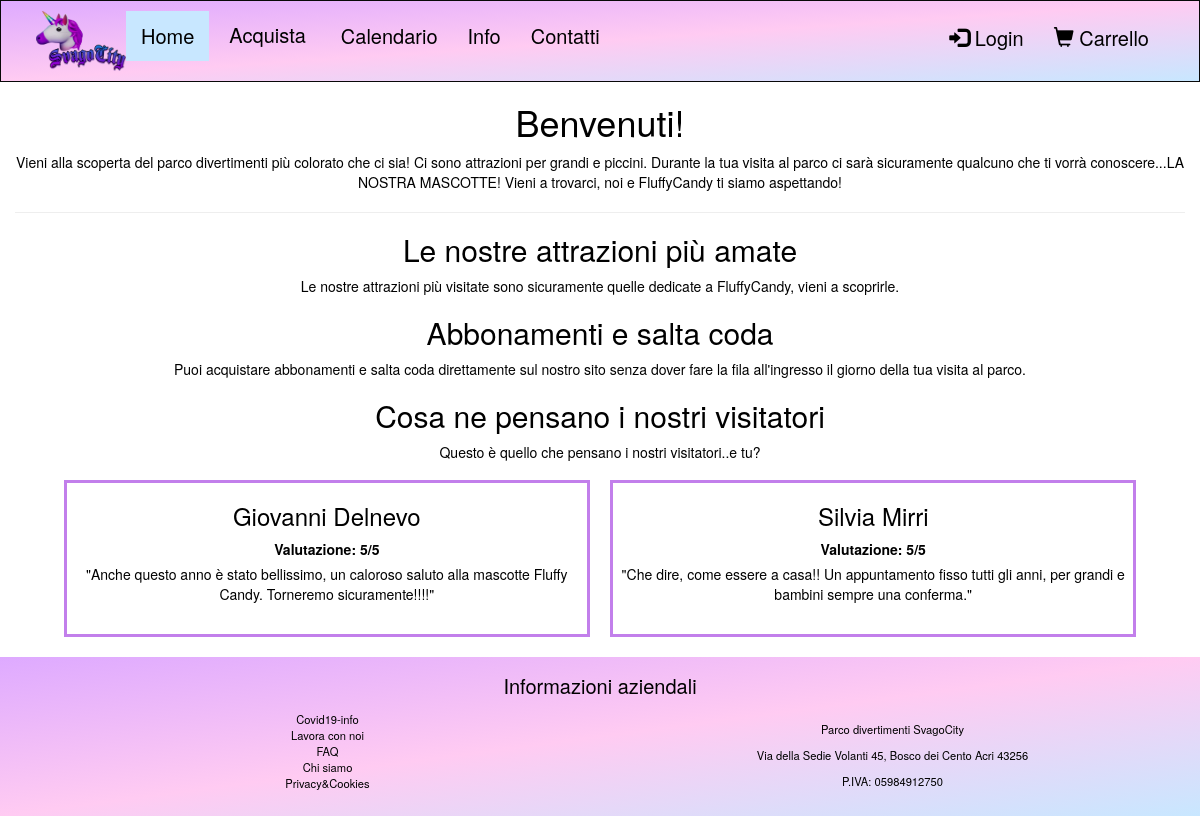
The app's page /home.php with its own data.
### tables this page shows
CREATE TABLE `cliente` (
  `idCliente` int(100) NOT NULL,
  `nomeCliente` varchar(100) NOT NULL,
  `cognomeCliente` varchar(100) NOT NULL,
  `emailCliente` varchar(100) NOT NULL,
  `passwordCliente` varchar(100) NOT NULL,
  `dataNascitaCliente` date NOT NULL,
  `indirizzoCliente` varchar(200) NOT NULL
);

CREATE TABLE `recensione` (
  `idRecensione` int(100) NOT NULL,
  `codiceCliente` int(100) NOT NULL,
  `testoRecensione` varchar(200) NOT NULL,
  `valutazione` int(5) NOT NULL
);

### home.php (called while the page is built)
<?php
    require_once("bootstrap.php");
    $templateParams["recensione"] = $dbh->getReviews(2);
    $templateParams["nome"] = "page-home.php";
    require 'template/base.php';
?>

### db/database.php (called while the page is built, shortened)
<?php
class DatabaseHelper{
    private $db;
    public function __construct($servername, $username, $password, $dbname, $port){
        $this->db = new mysqli($servername, $username, $password, $dbname, $port);
    }
    public function getReviews($n=-1){
        $query = "SELECT *
         FROM recensione ORDER BY RAND()";
        if($n > 0){
            $query .= " LIMIT ?";
        }
        $stmt = $this->db->prepare($query);
        if($n > 0){
            $stmt->bind_param('i',$n);
        }
        $stmt->execute();
        $result = $stmt->get_result();
        return $result->fetch_all(MYSQLI_ASSOC);
    }
    public function getClientById($idCliente){
        $stmt = $this->db->prepare("SELECT nomeCliente, cognomeCliente
        FROM cliente WHERE idCliente=?");
        $stmt->bind_param('i',$idCliente);
        $stmt->execute();
        $result = $stmt->get_result();
        return $result->fetch_all(MYSQLI_ASSOC);
    }
}
?>

### bootstrap.php (called while the page is built, shortened)
<?php
    require_once("db/database.php");
    $dbh = new DatabaseHelper("localhost", "root", "", "svagocity", 3306);
    require_once("utils/functions.php")
?>

### template/page-home.php (the view)
<div class="container-fluid text-center">
      <div class=" text-center">
        <h1>Benvenuti!</h1>
        <p>Vieni alla scoperta del parco divertimenti più colorato che ci sia! Ci sono attrazioni per grandi e piccini. Durante la tua visita al parco ci sarà sicuramente qualcuno che ti vorrà conoscere...LA NOSTRA MASCOTTE! Vieni a trovarci, noi e FluffyCandy ti siamo aspettando!</p>
        <hr>
        <h2>Le nostre attrazioni più amate</h2>
        <p>Le nostre attrazioni più visitate sono sicuramente quelle dedicate a FluffyCandy, vieni a scoprirle.</p>
        <h2>Abbonamenti e salta coda</h2>
        <p>Puoi acquistare abbonamenti e salta coda direttamente sul nostro sito senza dover fare la fila all'ingresso il giorno della tua visita al parco.</p>
        <h2>Cosa ne pensano i nostri visitatori</h2>
        <p>Questo è quello che pensano i nostri visitatori..e tu?</p>
        <?php foreach($templateParams["recensione"] as $review):
        $idCliente = $review["codiceCliente"];
        $templateParams["cliente"] = $dbh->getClientById($idCliente);
       foreach($templateParams["cliente"] as $cliente):?>
       <div style="border: 3px solid; border-color: #c27feb; margin: 8px; margin-bottom:20px; padding-bottom: 20px; width:45%; display:inline-block;">
       <h3><?php echo $cliente["nomeCliente"]." ".$cliente["cognomeCliente"] ;
        endforeach; ?></h3>
        <article>
            <label>Valutazione: <?php echo $review["valutazione"]; ?>/5</label>
            <p>"<?php echo $review["testoRecensione"];?>"</p>
        </article>
        </div>
        <?php endforeach; ?>
     </div>
 </div>

### css/style.css (style rules this page uses)
* { color:black; }

### records on screen
recensione: valutazione "5", testoRecensione "Anche questo anno è stato bellissimo, un caloroso saluto alla mascotte Fluffy Candy. Torneremo sicuramente!!!!"
cliente: nomeCliente "Giovanni", cognomeCliente "Delnevo"
recensione: valutazione "5", testoRecensione "Che dire, come essere a casa!! Un appuntamento fisso tutti gli anni, per grandi e bambini sempre una conferma."
cliente: nomeCliente "Silvia", cognomeCliente "Mirri"

### other values on screen
LOG "Login"
